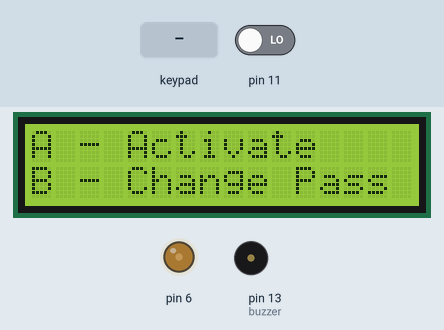
Simulated run of this sketch. Board: Arduino Uno, built with avr-gcc and run on an emulated ATmega328P. Shown: 16×2 character LCD, output pins drawn as LEDs (lit = HIGH), buzzer (waves = sounding). Inputs (shaded band) come from the test bench; at power-on: pin 11 LOW. Pins used as bus, display or sensor lines are not drawn; what the sketch prints to the serial monitor is not drawn.

Above: at 1.2 s.
1.3 s: key 'A' pressed
At 2.2 s:
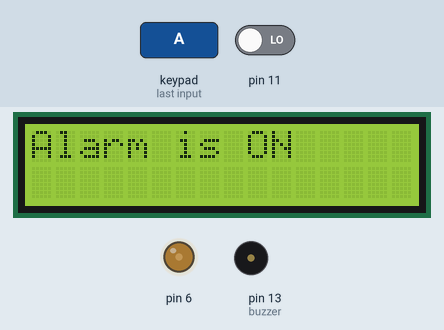
3.0 s: pin 11 driven HIGH
At 3.3 s:
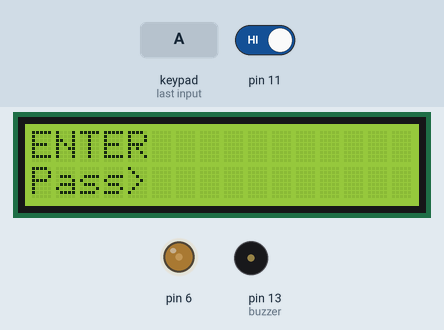
4.5 s: keypad keys 1 1 1 1 # pressed 0.4 s apart
At 7.0 s:
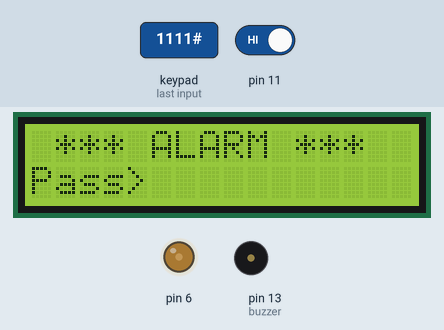
8.0 s: keypad keys 1 3 9 7 * pressed 0.4 s apart
At 10.8 s:
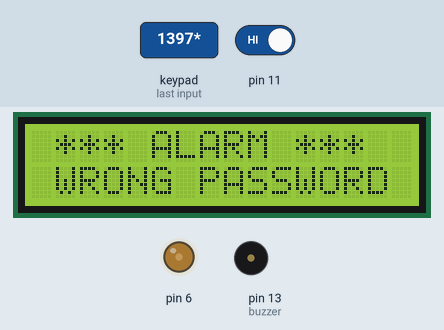
13.0 s: key '*' pressed
At 13.3 s:
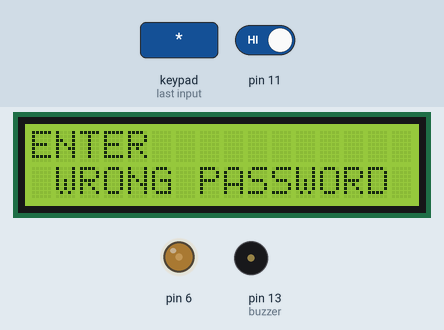
19.0 s: key '#' pressed
At 23.9 s:
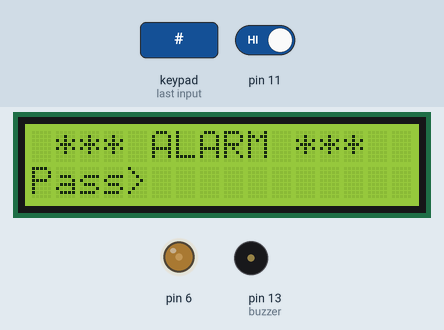
Timing chart, 0 to 24.5 s (numbered marks = the images above; inputs shaded):
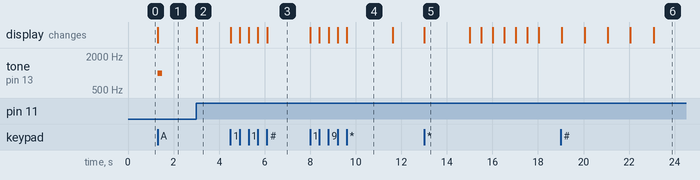

Measured:
- after the input at 1.3 s, tone on pin 13 (buzzer): silent → 1000 Hz at once, → silent 0.20 s later; the display: changes at once (image 1)
- after the input at 3.0 s, the display: changes at once (image 2)
- after the input at 4.5 s, the display: first changes at once (image 3 shows a later state)
- after the input at 8.0 s, the display: first changes at once (image 4 shows a later state)
- after the input at 13.0 s, the display: changes at once (image 5)
- after the input at 19.0 s, the display: first differs from a run without the input after 4.1 s (image 6)
- what the display in image 4 shows lasts 2.0 s, from 9.6 s to 11.6 s

The sketch:

home_security.ino
```cpp
#include <LiquidCrystal.h> // includes the LiquidCrystal Library
#include <Keypad.h>
#include <SoftwareSerial.h>
#define buzzer 13
SoftwareSerial mySerial();
int pir =11;
int screenOffMsg =0;
String password="1111";
String tempPassword;
boolean activated = false; // State of the alarm
boolean isActivated;
boolean activateAlarm = false;
boolean alarmActivated = false;
boolean enteredPassword; // State of the entered password to stop the alarm
boolean passChangeMode = false;
boolean passChanged = false;
const byte ROWS = 4; //four rows
const byte COLS = 4; //four columns
char keypressed;
//define the cymbols on the buttons of the keypads
char keyMap[ROWS][COLS] = {
  {'1','2','3','A'},
  {'4','5','6','B'},
  {'7','8','9','C'},
  {'*','0','#','D'}
};
byte rowPins[ROWS] = {A5,A4,A3,A2}; //Row pinouts of the keypad
byte colPins[COLS] = {A1,A0,9,10}; //Column pinouts of the keypad
Keypad myKeypad = Keypad( makeKeymap(keyMap), rowPins, colPins, ROWS, COLS);
LiquidCrystal lcd(2,3,4,5,7,8); // Creates an LC object. Parameters: (rs, enable, d4, d5, d6, d7)

void setup() {
  lcd.begin(16,2);
  analogWrite(6,70);
  Serial.begin(9600);
 // mySerial.begin(9600);
  pinMode(buzzer, OUTPUT);
  pinMode(11, INPUT);
  pinMode(13, OUTPUT);
}

void loop() {

     if (activateAlarm){
     lcd.clear();
     lcd.setCursor(0,0);
     lcd.print("Alarm is ON");
     activateAlarm = false;
     alarmActivated = true;
  }

    if (alarmActivated == true){
      int PIR = digitalRead(11);
      if (PIR==HIGH)
      {
        lcd.clear();
     lcd.setCursor(0,0);
     lcd.print("Person Detected");
         // Send 1KHz sound signal
       /// delay(1000);
       // Serial.print("ATD +917014922669;\r");//Phone number you want to call
       // delay(5000);
       // Serial.print("ATH;\r");
       /* Serial.println("AT+CMGF=1"); // set the SMS mode to text
        Serial.write("AT+CMGS=");
        Serial.write(34); //ASCII of "
        Serial.write("+917014922669");
        Serial.write(34);
        Serial.write(13);
        Serial.write(10);

        Serial.println("ALERT"); //this is the message to be sent
        delay(2500);
        Serial.write(26);
        Serial.write(13);
        Serial.write(10);//Ascii code of ctrl+z to send the message
       // delay(500);*/
      /*  for(int n=1;n<=3;n++)
        {
        lcd.clear();
        lcd.setCursor(0,0);
        lcd.print("     ALERT  ");
        delay(500);
        lcd.clear();
        delay(500);
        }*/
        enterPassword();
}
 }
  if (!alarmActivated) {
    if (screenOffMsg == 0 ){
      lcd.clear();
      lcd.setCursor(0,0);
      lcd.print("A - Activate");
      lcd.setCursor(0,1);
      lcd.print("B - Change Pass");
      screenOffMsg = 1;
    }
    keypressed = myKeypad.getKey();
     if (keypressed =='A'){        //If A is pressed, activate the alarm
      tone(buzzer, 1000, 200);
      activateAlarm = true;
digitalWrite(13,HIGH);
    }
    else if (keypressed =='B') {
      lcd.clear();
      digitalWrite(13,HIGH);
      int i=1;
      tone(buzzer, 2000, 100);
      tempPassword = "";
      lcd.setCursor(0,0);
      lcd.print("Current Password");
      lcd.setCursor(0,1);
      lcd.print(">");
      passChangeMode = true;
      passChanged = true;
      while(passChanged) {
      keypressed = myKeypad.getKey();
      if (keypressed != NO_KEY){
        if (keypressed == '0' || keypressed == '1' || keypressed == '2' || keypressed == '3' ||
            keypressed == '4' || keypressed == '5' || keypressed == '6' || keypressed == '7' ||
            keypressed == '8' || keypressed == '9' ) {
         tempPassword += keypressed;
         lcd.setCursor(i,1);
         lcd.print(keypressed);
         i++;
         tone(buzzer, 2000, 100);
        }
      }
      if (i > 5 || keypressed == '#') {
        tempPassword = "";
        i=1;
        lcd.clear();
        lcd.setCursor(0,0);
        lcd.print("Current Password");
        lcd.setCursor(0,1);
        lcd.print(">");
      }
      if ( keypressed == '*') {
       i=1;
      // tone(buzzer, 2000, 100);
     if (password == tempPassword) {
          tempPassword="";
          Serial.println(keypressed);
          lcd.clear();
          lcd.setCursor(0,0);
          lcd.print("Set New Password");
          lcd.setCursor(0,1);
          lcd.print(">");
          while(passChangeMode) {
            keypressed = myKeypad.getKey();
            if (keypressed != NO_KEY){
              if (keypressed == '0' || keypressed == '1' || keypressed == '2' || keypressed == '3' ||
                  keypressed == '4' || keypressed == '5' || keypressed == '6' || keypressed == '7' ||
                  keypressed == '8' || keypressed == '9' ) {
                tempPassword += keypressed;
                lcd.setCursor(i,1);
                lcd.print(keypressed);
                i++;
                tone(buzzer, 2000, 100);
              }
            }
            if (i > 5 || keypressed == '#') {
              tempPassword = "";
              i=1;
              tone(buzzer, 2000, 100);
              lcd.clear();
              lcd.setCursor(0,0);
              lcd.print("Set New Password");
              lcd.setCursor(0,1);
              lcd.print(">");
            }
            if ( keypressed == '*') {

             //tone(buzzer, 2000, 100);
             i=1;
              password = tempPassword;
              passChangeMode = false;
              passChanged = false;
              screenOffMsg = 0;
              //digitalWrite(13,HIGH);
            }
          }
        }
      }
    }
   }
 }
}
void enterPassword() {
  int k=5;
  int m=0;
  tempPassword = "";
  activated = true;
  lcd.clear();
  lcd.setCursor(0,0);
  lcd.print("ENTER");
  lcd.setCursor(0,1);
  lcd.print("Pass>");
      while(activated) {
      keypressed = myKeypad.getKey();
      if (keypressed != NO_KEY){
        if (keypressed == '0' || keypressed == '1' || keypressed == '2' || keypressed == '3' ||
            keypressed == '4' || keypressed == '5' || keypressed == '6' || keypressed == '7' ||
            keypressed == '8' || keypressed == '9' ) {
          tempPassword += keypressed;
          lcd.setCursor(k,1);
          lcd.print(keypressed);
          k++;
          Serial.println(keypressed);

        }
      }
      if (k > 9 || keypressed == '#') {
        tempPassword = "";
        k=5;
        lcd.clear();
        lcd.setCursor(0,0);
        lcd.print(" *** ALARM *** ");
        lcd.setCursor(0,1);
        lcd.print("Pass>");
      }
      if ( keypressed == '*') {
        if ( tempPassword == password ) {
          activated = false;
          alarmActivated = false;
          noTone(buzzer);
          digitalWrite(13,LOW);
          screenOffMsg = 0;
        }
        else if (tempPassword != password) {

          m++;
          lcd.setCursor(0,1);
          lcd.print(" WRONG PASSWORD");
          delay(2000);
          lcd.clear();
          lcd.setCursor(0,0);
          lcd.print("ENTER");
          lcd.setCursor(0,1);
          lcd.print("Pass>");
          if(m>1)
          {
         //

            //tone(buzzer, 1000);
            for(int n=1;n<=3;n++)
        {
        lcd.clear();
        lcd.setCursor(0,0);
        lcd.print("     ALERT  ");
        delay(500);
        lcd.clear();
        delay(500);
        }
    Serial.print("ATD +917014922669;\r");//Phone number you want to call
             int countdown = 5; // 5 seconds count down before activating the alarm
             while (countdown != 0) {
             lcd.clear();
             lcd.setCursor(0,0);
             lcd.print("ACCESS DENIED");
             lcd.setCursor(0,1);
             lcd.print("Wait For ");
             lcd.setCursor(9,1);
             lcd.print(countdown);
             lcd.setCursor(10,1);
             lcd.print("Sec");
             countdown--;
             delay(1000);
           }

      enterPassword();

         }
       }
     }
   }
 }
```
